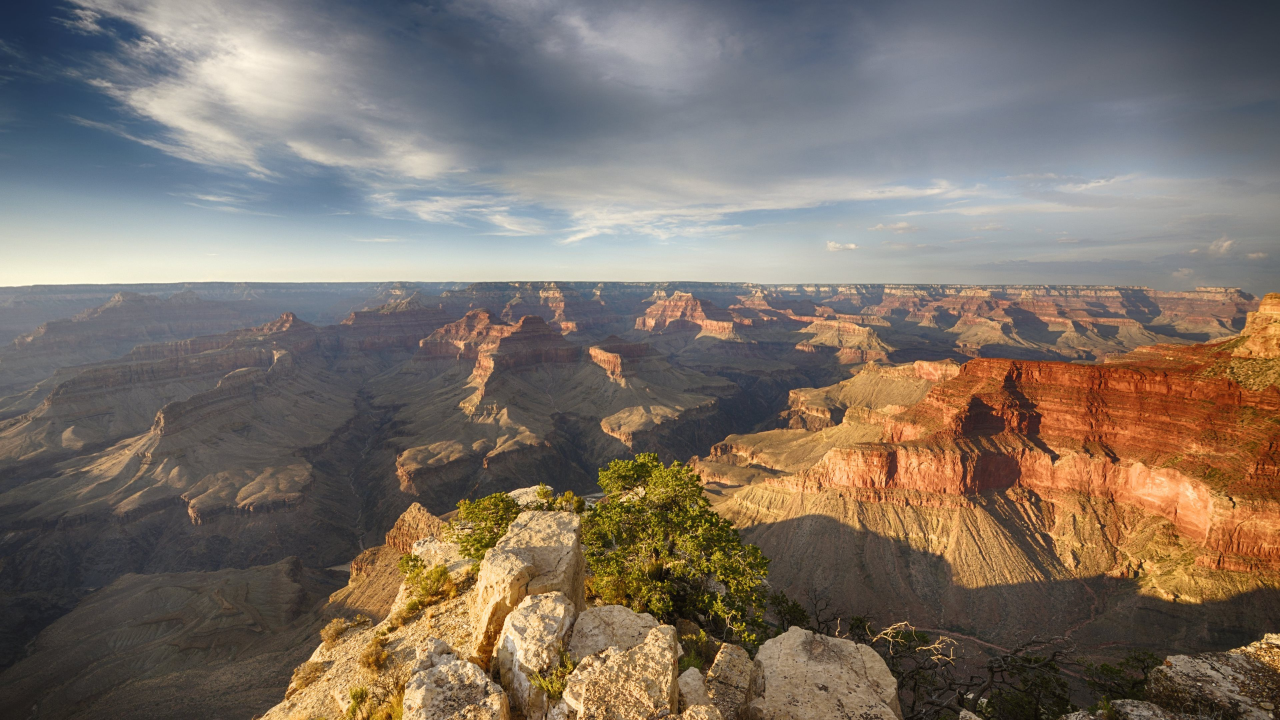
#> input picture dip_pics/grandCanyon.jpg, 3840 x 2160 px (shown at 1/3 size)
$ jupyter execute --allow-errors sampling_spatial_resolution.ipynb   (shell and % lines are left out)   (older library calls are emulated)
#> lines starting #> are read from the running program, lines starting #| are printed output that depends on the picture
### dip_utils/matrix_utils.py
"""
Simple Matrix Utilities
stough, 202-
"""

import numpy as np

# Given an ndarray, returns a tuple of info...
def arr_info(arr):
    """
    arr_info(arr): return a tuple of shape, type, min, and max for the ndarray arr.
    """
    return arr.shape, arr.dtype, arr.min(), arr.max()


# [9 lines left out: function make_linmap, not called in this run]

### SensingSamplingQuantization/sampling_spatial_resolution.ipynb
# Sampling and Spatial Resolution
stough 202-

One of the core properties of any digital image is its *resolution*. But this is a very loaded word in that it is used in a variety of ways for different purposes. Very generally, the light from the [external world](https://en.wikipedia.org/wiki/Solipsism) comes at our digital camera from a virtually uncountably infinite number of directions, with each direction specifying a "color" among a virtually uncountably infinite number of color distributions and intensities. Resolution broadly refers to the finite sampling of this infinite world. In the case of *spatial resolution* that is simply the number of *pixels* or "picture elements" that our camera can possibly obtain (see "internal image plane" below). Beyond spatial resolution, there is also [color resolution](./color_quantization.ipynb), which we get to elsewhere.


In this notebook we're going to look at the spatial resolution of a digital image.

## Imports
We'll use the `rescale` and `resize` methods in the powerful [`scikit-image`](https://scikit-image.org/) module in order to change image resolution. We'll also be using some widgets to put together an [interactive visualization](../NumpyAndVisualization/interactive_vis.ipynb).

[cell 1]
import matplotlib.pyplot as plt
import numpy as np
from skimage.transform import rescale
from ipywidgets import VBox, IntSlider, AppLayout

# For importing from alternative directory sources
import sys
sys.path.insert(0, '../dip_utils')

import matrix_utils

[cell 2]
I = plt.imread('../dip_pics/grandCanyon.jpg')
#> I is the input picture: shape (2160, 3840, 3); mean R, G, B 125, 113.6, 103.2
matrix_utils.arr_info(I)

As you can see the image matrix `I` is 2160 rows by 3840 columns, with three color channels (red, green, blue) in the integer range $[0,255]$. By the way this is literally a "4K" image.

- "4K" refers to the approximate number of columns, or the left-right sampling of the image. At an aspect ratio of 16(width, columns):9(height, rows), a "1080" high definition image or screen is 1920 pixels across, about 2K. So a 4K is a 2x2 grid of such 2K screens. It has 4 times the number of pixels in a 2K (or 1080). It's more [complicated](https://www.cnet.com/news/4k-1080p-2k-uhd-8k-tv-resolutions-explained/) than that, but not by much.

If we think of an image as a grid of pixels, where the center of each pixel represents that pixel's coordinates, then changing the resolution of an image involves resampling the space between those pixel coordinates. We'll avoid most of the math here by relying on `skimage`, but take a very simple example: If we wanted to halve the number of pixels both in width and height without cropping, we could just take the average of every 2x2 pixels. Similarly, if we wanted to double the number of pixels in both directions, we could simply make a 2x2 grid of copies of each pixel.

We'll start by doing this halving of resolution. We'll first ask [`rescale`](https://scikit-image.org/docs/dev/api/skimage.transform.html?highlight=rescale#rescale) to give us an image 1/4 the number of pixels. But then we'll *upsample* that image by four. The `order` and `anti-aliasing` parameters are used to define the level of "smoothing" that takes place, i.e. how many neighboring pixels to consider when deciding the color of the new sample coordinate.

[cell 3]
# The image is so large, take a tiny piece of it to test the order, anti-aliasing parameters.
# I = I[800:930, 1900:2050, :]

[cell 4]
sI = rescale(I, .25,
             order=0, # use bilinear sampling
             anti_aliasing=False,
             multichannel=True)
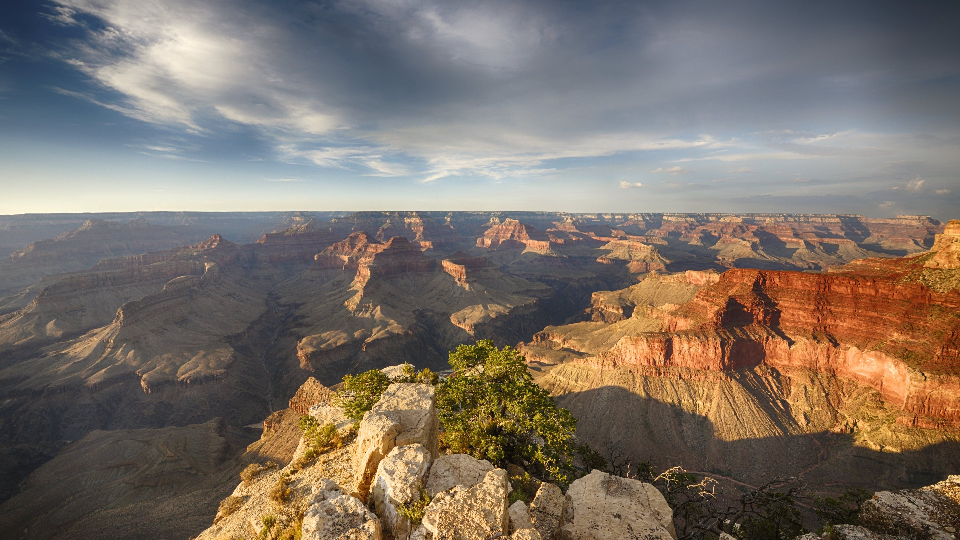
#> sI: shape (540, 960, 3); mean R, G, B 125.1, 113.6, 103.2

# rescale back up
reI = rescale(sI, 4,
              order=0, # use nearest neighbor sampling
              anti_aliasing=False,
              multichannel=True)

f, ax = plt.subplots(1,2, sharex=True, sharey=True,
                     figsize=(12, 3))

ax[0].imshow(I, interpolation=None)
ax[0].set_title('Original')

ax[1].imshow(reI, interpolation=None)
ax[1].set_title('Quarter Res')

# [a.axes.get_xaxis().set_visible(False) for a in ax]
# [a.axes.get_yaxis().set_visible(False) for a in ax]
plt.tight_layout()
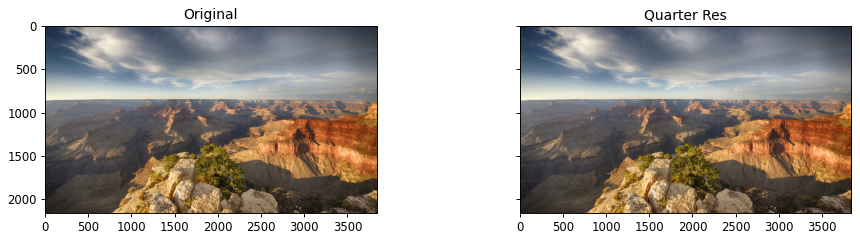
#> figure drawn by matplotlib, 2 panels

$ run again, with dip_pics/bellagio.jpg copied over dip_pics/grandCanyon.jpg
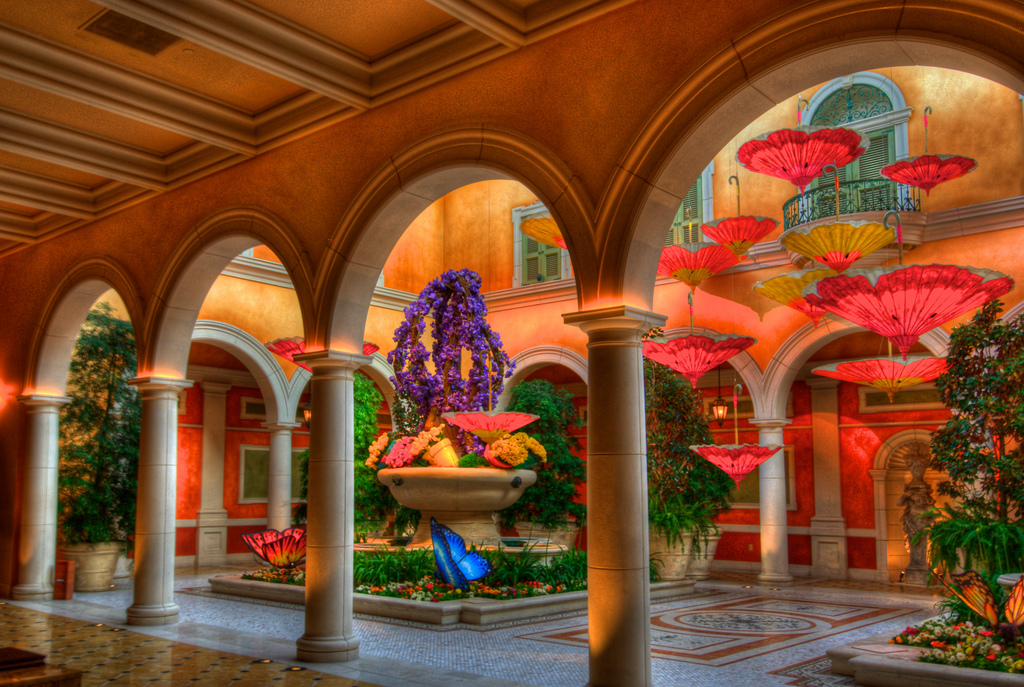
#> input picture dip_pics/bellagio.jpg, 1024 x 687 px
#> I is the input picture: shape (687, 1024, 3); mean R, G, B 125.3, 74.7, 41.6
#> `reI = rescale(sI, 4, order=0,`:
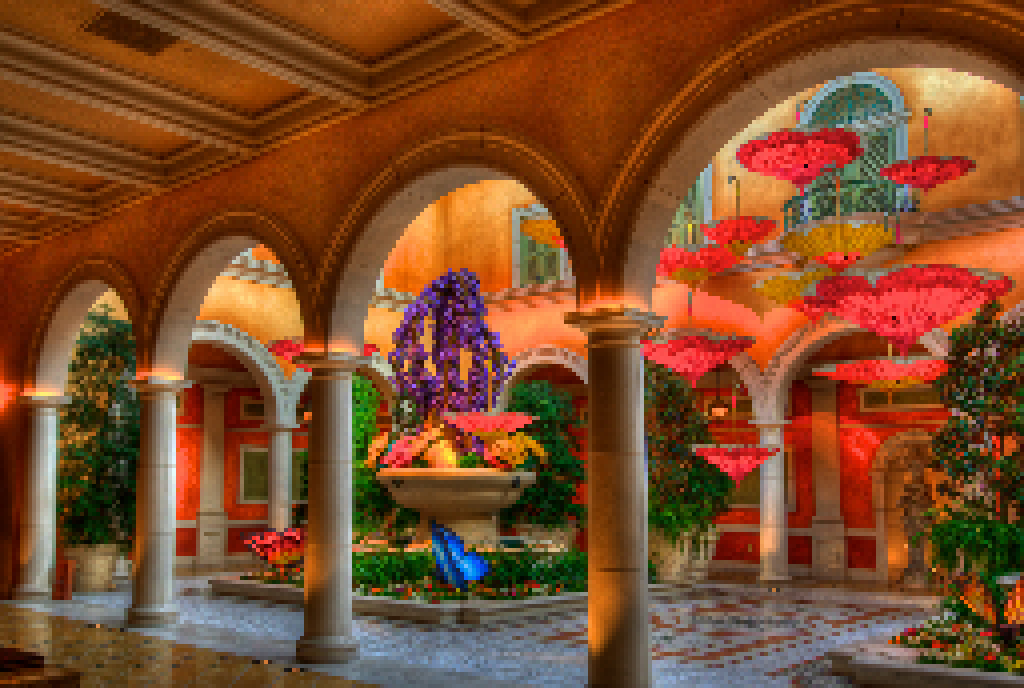
#> reI: shape (688, 1024, 3); mean R, G, B 125.2, 74.8, 41.6
#> `[cell 4] sI = rescale(I, .25, order=0, # use bilinear sampling anti_al..`:
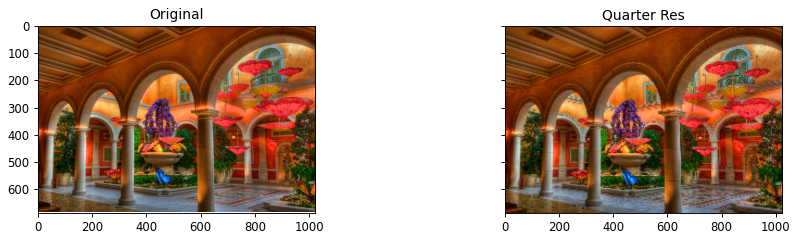
#> figure drawn by matplotlib, 2 panels
